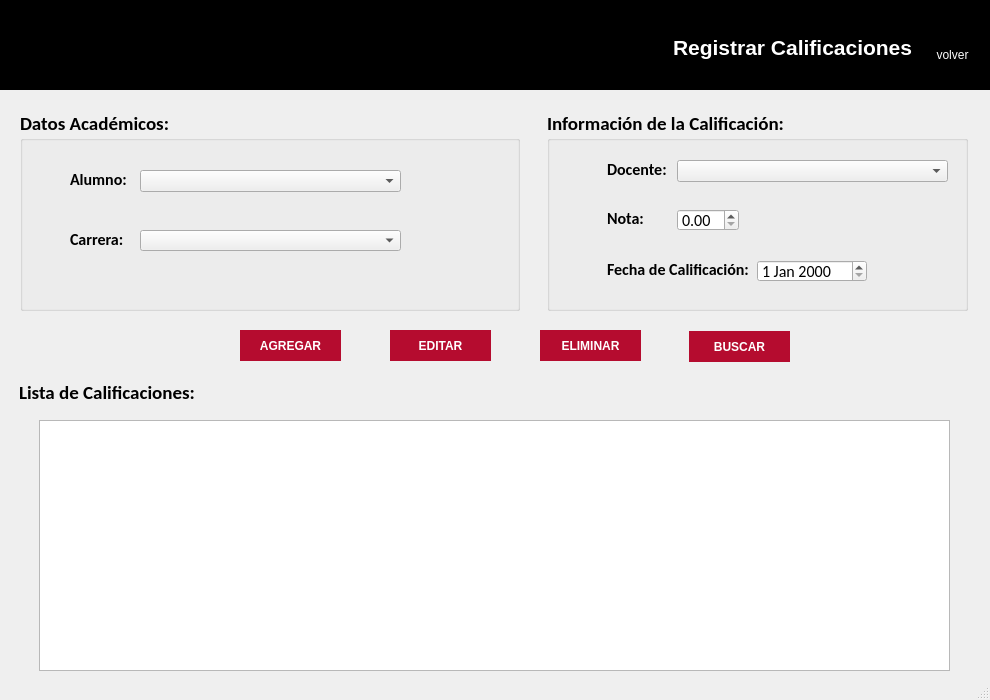
<?xml version="1.0" encoding="UTF-8"?>
<ui version="4.0">
 <class>MainWindow</class>
 <widget class="QMainWindow" name="MainWindow">
  <property name="geometry">
   <rect>
    <x>0</x>
    <y>0</y>
    <width>990</width>
    <height>700</height>
   </rect>
  </property>
  <property name="minimumSize">
   <size>
    <width>990</width>
    <height>700</height>
   </size>
  </property>
  <property name="maximumSize">
   <size>
    <width>990</width>
    <height>700</height>
   </size>
  </property>
  <property name="windowTitle">
   <string>Sistema Académico UTP - Registrar Calificaciones</string>
  </property>
  <property name="windowIcon">
   <iconset>
    <normaloff>Img/icono.jpg</normaloff>Img/icono.jpg</iconset>
  </property>
  <widget class="QWidget" name="centralwidget">
   <widget class="QPushButton" name="btnEliminar">
    <property name="geometry">
     <rect>
      <x>540</x>
      <y>330</y>
      <width>101</width>
      <height>31</height>
     </rect>
    </property>
    <property name="font">
     <font>
      <weight>75</weight>
      <bold>true</bold>
     </font>
    </property>
    <property name="cursor">
     <cursorShape>PointingHandCursor</cursorShape>
    </property>
    <property name="styleSheet">
     <string notr="true">QPushButton{
	color: rgb(255, 255, 255);
	border: none;
	background-color: rgb(181, 12, 47);
}

QPushButton:hover{
	background-color: rgb(218, 13, 58);
}</string>
    </property>
    <property name="text">
     <string>ELIMINAR</string>
    </property>
   </widget>
   <widget class="QTableWidget" name="tblCalificaciones">
    <property name="geometry">
     <rect>
      <x>39</x>
      <y>420</y>
      <width>911</width>
      <height>251</height>
     </rect>
    </property>
   </widget>
   <widget class="QGroupBox" name="groupBox_2">
    <property name="geometry">
     <rect>
      <x>547</x>
      <y>110</y>
      <width>421</width>
      <height>201</height>
     </rect>
    </property>
    <property name="font">
     <font>
      <family>Calibri</family>
      <pointsize>14</pointsize>
      <weight>75</weight>
      <bold>true</bold>
     </font>
    </property>
    <property name="title">
     <string>Información de la Calificación:</string>
    </property>
    <widget class="QLabel" name="label_8">
     <property name="geometry">
      <rect>
       <x>60</x>
       <y>150</y>
       <width>145</width>
       <height>19</height>
      </rect>
     </property>
     <property name="font">
      <font>
       <pointsize>12</pointsize>
      </font>
     </property>
     <property name="text">
      <string>Fecha de Calificación:</string>
     </property>
    </widget>
    <widget class="QDateEdit" name="dteFechaCalificacion">
     <property name="geometry">
      <rect>
       <x>210</x>
       <y>150</y>
       <width>110</width>
       <height>22</height>
      </rect>
     </property>
     <property name="font">
      <font>
       <pointsize>12</pointsize>
       <weight>50</weight>
       <bold>false</bold>
      </font>
     </property>
    </widget>
    <widget class="QLabel" name="label_11">
     <property name="geometry">
      <rect>
       <x>60</x>
       <y>99</y>
       <width>38</width>
       <height>19</height>
      </rect>
     </property>
     <property name="font">
      <font>
       <pointsize>12</pointsize>
      </font>
     </property>
     <property name="text">
      <string>Nota:</string>
     </property>
    </widget>
    <widget class="QDoubleSpinBox" name="dsbNota">
     <property name="geometry">
      <rect>
       <x>130</x>
       <y>99</y>
       <width>62</width>
       <height>22</height>
      </rect>
     </property>
     <property name="font">
      <font>
       <pointsize>12</pointsize>
       <weight>50</weight>
       <bold>false</bold>
      </font>
     </property>
    </widget>
    <widget class="QComboBox" name="cmbDocente">
     <property name="geometry">
      <rect>
       <x>130</x>
       <y>50</y>
       <width>271</width>
       <height>22</height>
      </rect>
     </property>
     <property name="font">
      <font>
       <pointsize>12</pointsize>
       <weight>50</weight>
       <bold>false</bold>
      </font>
     </property>
    </widget>
    <widget class="QLabel" name="label_7">
     <property name="geometry">
      <rect>
       <x>60</x>
       <y>50</y>
       <width>61</width>
       <height>19</height>
      </rect>
     </property>
     <property name="font">
      <font>
       <pointsize>12</pointsize>
      </font>
     </property>
     <property name="text">
      <string>Docente:</string>
     </property>
    </widget>
    <zorder>dteFechaCalificacion</zorder>
    <zorder>dsbNota</zorder>
    <zorder>label_11</zorder>
    <zorder>label_8</zorder>
    <zorder>cmbDocente</zorder>
    <zorder>label_7</zorder>
   </widget>
   <widget class="QPushButton" name="btnEditar">
    <property name="geometry">
     <rect>
      <x>390</x>
      <y>330</y>
      <width>101</width>
      <height>31</height>
     </rect>
    </property>
    <property name="font">
     <font>
      <weight>75</weight>
      <bold>true</bold>
     </font>
    </property>
    <property name="cursor">
     <cursorShape>PointingHandCursor</cursorShape>
    </property>
    <property name="styleSheet">
     <string notr="true">QPushButton{
	color: rgb(255, 255, 255);
	border: none;
	background-color: rgb(181, 12, 47);
}

QPushButton:hover{
	background-color: rgb(218, 13, 58);
}</string>
    </property>
    <property name="text">
     <string>EDITAR</string>
    </property>
   </widget>
   <widget class="QLabel" name="label_9">
    <property name="geometry">
     <rect>
      <x>19</x>
      <y>381</y>
      <width>178</width>
      <height>23</height>
     </rect>
    </property>
    <property name="font">
     <font>
      <family>Calibri</family>
      <pointsize>14</pointsize>
      <weight>75</weight>
      <bold>true</bold>
     </font>
    </property>
    <property name="text">
     <string>Lista de Calificaciones:</string>
    </property>
   </widget>
   <widget class="QGroupBox" name="groupBox">
    <property name="geometry">
     <rect>
      <x>20</x>
      <y>110</y>
      <width>500</width>
      <height>201</height>
     </rect>
    </property>
    <property name="font">
     <font>
      <family>Calibri</family>
      <pointsize>14</pointsize>
      <weight>75</weight>
      <bold>true</bold>
     </font>
    </property>
    <property name="title">
     <string>Datos Académicos:</string>
    </property>
    <widget class="QLabel" name="label">
     <property name="geometry">
      <rect>
       <x>50</x>
       <y>60</y>
       <width>58</width>
       <height>19</height>
      </rect>
     </property>
     <property name="font">
      <font>
       <pointsize>12</pointsize>
      </font>
     </property>
     <property name="text">
      <string>Alumno:</string>
     </property>
    </widget>
    <widget class="QLabel" name="label_2">
     <property name="geometry">
      <rect>
       <x>50</x>
       <y>120</y>
       <width>54</width>
       <height>19</height>
      </rect>
     </property>
     <property name="font">
      <font>
       <pointsize>12</pointsize>
      </font>
     </property>
     <property name="text">
      <string>Carrera:</string>
     </property>
    </widget>
    <widget class="QComboBox" name="cmbAlumno">
     <property name="geometry">
      <rect>
       <x>120</x>
       <y>60</y>
       <width>261</width>
       <height>22</height>
      </rect>
     </property>
     <property name="font">
      <font>
       <pointsize>12</pointsize>
       <weight>50</weight>
       <bold>false</bold>
      </font>
     </property>
    </widget>
    <widget class="QComboBox" name="cmbCarrera">
     <property name="geometry">
      <rect>
       <x>120</x>
       <y>120</y>
       <width>261</width>
       <height>21</height>
      </rect>
     </property>
     <property name="font">
      <font>
       <pointsize>12</pointsize>
       <weight>50</weight>
       <bold>false</bold>
      </font>
     </property>
    </widget>
   </widget>
   <widget class="QPushButton" name="btnBuscar">
    <property name="geometry">
     <rect>
      <x>689</x>
      <y>331</y>
      <width>101</width>
      <height>31</height>
     </rect>
    </property>
    <property name="font">
     <font>
      <weight>75</weight>
      <bold>true</bold>
     </font>
    </property>
    <property name="cursor">
     <cursorShape>PointingHandCursor</cursorShape>
    </property>
    <property name="styleSheet">
     <string notr="true">QPushButton{
	color: rgb(255, 255, 255);
	border: none;
	background-color: rgb(181, 12, 47);
}

QPushButton:hover{
	background-color: rgb(218, 13, 58);
}</string>
    </property>
    <property name="text">
     <string>BUSCAR</string>
    </property>
   </widget>
   <widget class="QWidget" name="widget" native="true">
    <property name="geometry">
     <rect>
      <x>-1</x>
      <y>-1</y>
      <width>991</width>
      <height>91</height>
     </rect>
    </property>
    <property name="styleSheet">
     <string notr="true">background-color: rgb(0, 0, 0);</string>
    </property>
    <widget class="QLabel" name="logo_2">
     <property name="geometry">
      <rect>
       <x>20</x>
       <y>30</y>
       <width>111</width>
       <height>41</height>
      </rect>
     </property>
     <property name="text">
      <string/>
     </property>
     <property name="pixmap">
      <pixmap>../../Proyecto/Gestion_Alumnos/UI/img/icono.png</pixmap>
     </property>
     <property name="scaledContents">
      <bool>true</bool>
     </property>
    </widget>
    <widget class="QWidget" name="layoutWidget">
     <property name="geometry">
      <rect>
       <x>674</x>
       <y>20</y>
       <width>304</width>
       <height>57</height>
      </rect>
     </property>
     <layout class="QHBoxLayout" name="horizontalLayout">
      <property name="spacing">
       <number>15</number>
      </property>
      <item>
       <widget class="QLabel" name="label_10">
        <property name="text">
         <string>&lt;html&gt;&lt;head/&gt;&lt;body&gt;&lt;p&gt;&lt;span style=&quot; font-size:16pt; font-weight:600; color:#ffffff;&quot;&gt;Registrar Calificaciones&lt;/span&gt;&lt;/p&gt;&lt;/body&gt;&lt;/html&gt;</string>
        </property>
       </widget>
      </item>
      <item>
       <layout class="QVBoxLayout" name="verticalLayout">
        <property name="spacing">
         <number>0</number>
        </property>
        <item>
         <widget class="QPushButton" name="btnVolver">
          <property name="cursor">
           <cursorShape>PointingHandCursor</cursorShape>
          </property>
          <property name="styleSheet">
           <string notr="true">background-color: none;
border:none</string>
          </property>
          <property name="icon">
           <iconset>
            <normaloff>../../Proyecto/Gestion_Alumnos/UI/img/cerrarSesion.png</normaloff>../../Proyecto/Gestion_Alumnos/UI/img/cerrarSesion.png</iconset>
          </property>
          <property name="iconSize">
           <size>
            <width>35</width>
            <height>35</height>
           </size>
          </property>
         </widget>
        </item>
        <item>
         <widget class="QLabel" name="txtSalir">
          <property name="cursor">
           <cursorShape>PointingHandCursor</cursorShape>
          </property>
          <property name="styleSheet">
           <string notr="true">color: rgb(255, 255, 255);</string>
          </property>
          <property name="text">
           <string>volver</string>
          </property>
          <property name="alignment">
           <set>Qt::AlignCenter</set>
          </property>
         </widget>
        </item>
       </layout>
      </item>
     </layout>
    </widget>
   </widget>
   <widget class="QPushButton" name="btnAgregar">
    <property name="geometry">
     <rect>
      <x>240</x>
      <y>330</y>
      <width>101</width>
      <height>31</height>
     </rect>
    </property>
    <property name="font">
     <font>
      <weight>75</weight>
      <bold>true</bold>
     </font>
    </property>
    <property name="cursor">
     <cursorShape>PointingHandCursor</cursorShape>
    </property>
    <property name="styleSheet">
     <string notr="true">QPushButton{
	color: rgb(255, 255, 255);
	border: none;
	background-color: rgb(181, 12, 47);
}

QPushButton:hover{
	background-color: rgb(218, 13, 58);
}</string>
    </property>
    <property name="text">
     <string>AGREGAR</string>
    </property>
   </widget>
  </widget>
  <widget class="QStatusBar" name="statusbar"/>
 </widget>
 <resources/>
 <connections/>
</ui>
